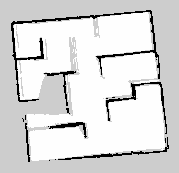
#> input picture mapcode/data/Maze2Trial3.pgm, 179 x 173 px, found by its file name
$ python maptomap.py
#> lines starting #> are read from the running program, lines starting #| are printed output that depends on the picture; long printed decimals are rounded
import cv2
import numpy as np
import matplotlib.pyplot as plt
import os

# Load the map
map_trial = "Maze2Trial3.pgm"
map_path = f'/home/nickwarren/RoboticsFinalProj/CS460HW4/mapcode/data/{map_trial}'  # Replace with your map file path


# Check if the file exists
if not os.path.exists(map_path):
    print(f"File not found: {map_path}")
    exit()

# Try to read the image
map_image = cv2.imread(map_path, cv2.IMREAD_UNCHANGED)
#> map_image is the input picture: shape (173, 179); min 0, max 254, mean 217.6

# If the map can't be read, show an error message
if map_image is None:
    print(f"Error: Unable to read the image file at {map_path}")
    exit()

# Verify the min and max values in the map
max_val = np.max(map_image)
#> max_val = 254
min_val = np.min(map_image)
#> min_val = 0
print(f"Max value: {max_val}")
#| Max value: 254
print(f"Min value: {min_val}")
#| Min value: 0

# Plot the histogram to help identify free space value
plt.hist(map_image.ravel(), bins=256, range=(0, 256))
plt.title("Pixel Value Distribution")
plt.xlabel("Pixel Value")
plt.ylabel("Frequency")

# Save the histogram plot to the source directory
histogram_path = os.path.join(os.path.dirname(map_path), f'{map_trial}_histogram.png')
plt.savefig(histogram_path)
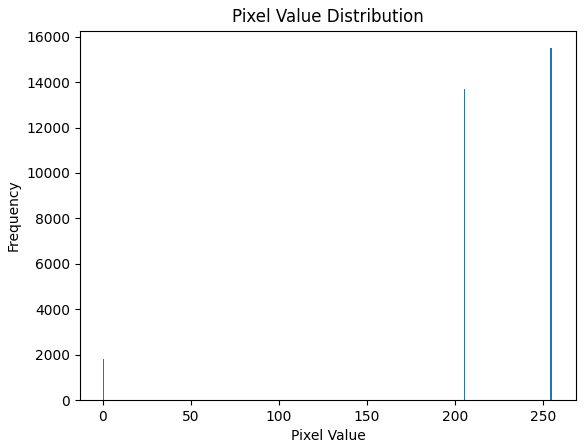
#> figure drawn by matplotlib, 1 panel; tallest bar 15490 high, from x = 254 to 255
print(f"Histogram saved to: {histogram_path}")

# Show the histogram plot
plt.show()

# Count the number of free cells (assuming free space value is 254)
free_space_value = 254
open_cells = np.sum(map_image == free_space_value)
#> open_cells = 15490
print(f"Number of open cells: {open_cells}")
#| Number of open cells: 15490

# Get the resolution from the map.yaml (replace with actual resolution)
resolution = 0.05  # change according to your map.yaml
cell_area = resolution ** 2

# Calculate the covered area
covered_area = open_cells * cell_area
#> covered_area = 38.73
print(f"Covered Area: {covered_area} m²")
#| Covered Area: 38.725 m²

# Visualize the map with the identified free space
plt.imshow(map_image, cmap='gray')
plt.colorbar()
plt.title("Map Visualization")

# Save the map visualization to the source directory
map_visualization_path = os.path.join(os.path.dirname(map_path), f'{map_trial}_visualization.png')
plt.savefig(map_visualization_path)
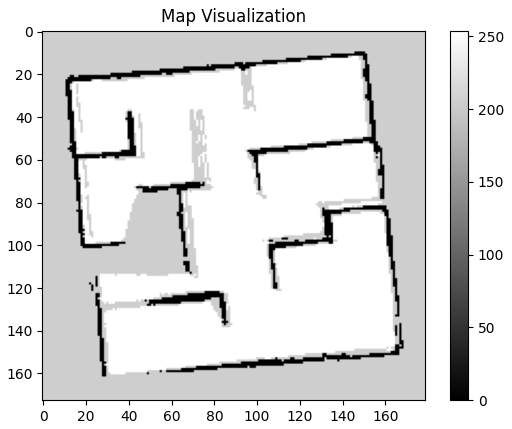
#> figure drawn by matplotlib, 2 panels
print(f"Map visualization saved to: {map_visualization_path}")

# Show the map visualization plot
plt.show()

$ run again, with mapcode/data/Maze2Trial2.pgm copied over mapcode/data/Maze2Trial3.pgm
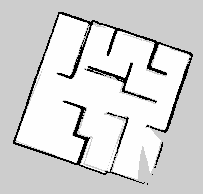
#> input picture mapcode/data/Maze2Trial2.pgm, 203 x 194 px, found by its file name
#> map_image is the input picture: shape (194, 203); min 0, max 254, mean 213.6
#> max_val = 254
#> min_val = 0
#| Max value: 254
#| Min value: 0
#> `plt.savefig(histogram_path)`:
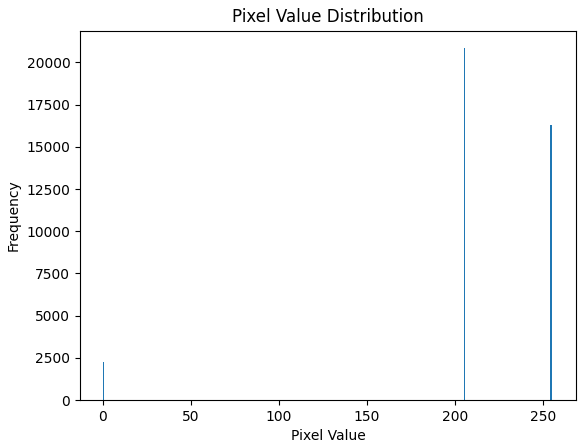
#> figure drawn by matplotlib, 1 panel; tallest bar 20836 high, from x = 205 to 206
#> open_cells = 16303
#| Number of open cells: 16303
#> covered_area = 40.76
#| Covered Area: 40.758 m²
#> `plt.savefig(map_visualization_path)`:
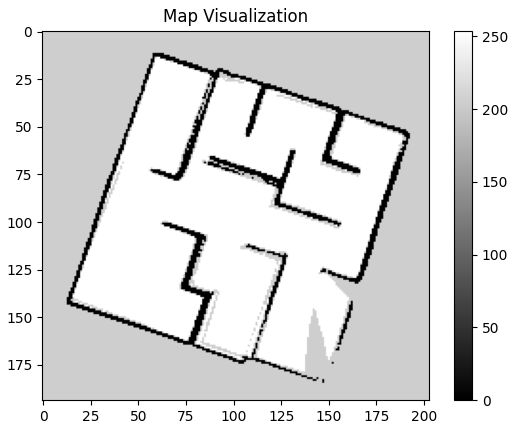
#> figure drawn by matplotlib, 2 panels

$ run again, with mapcode/data/MazeTrial1.pgm copied over mapcode/data/Maze2Trial3.pgm
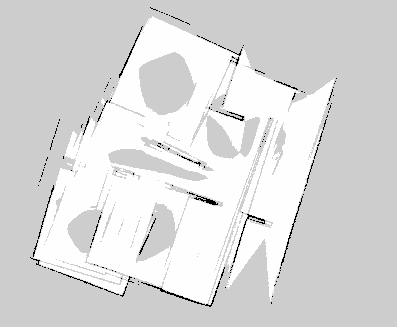
#> input picture mapcode/data/MazeTrial1.pgm, 397 x 327 px, found by its file name
#> map_image is the input picture: shape (327, 397); min 0, max 254, mean 218.6
#> max_val = 254
#> min_val = 0
#| Max value: 254
#| Min value: 0
#> `plt.savefig(histogram_path)`:
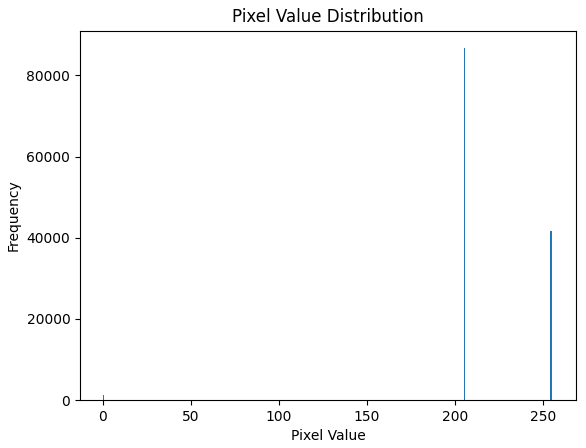
#> figure drawn by matplotlib, 1 panel; tallest bar 86680 high, from x = 205 to 206
#> open_cells = 41764
#| Number of open cells: 41764
#> covered_area = 104.4
#| Covered Area: 104.410 m²
#> `plt.savefig(map_visualization_path)`:
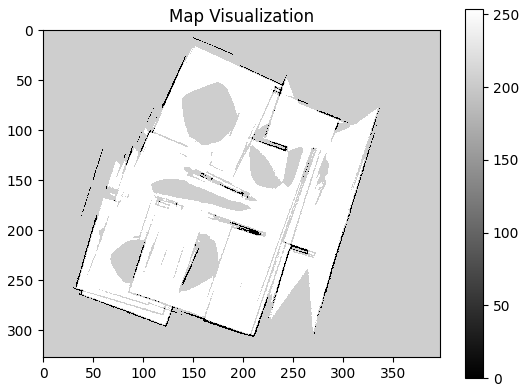
#> figure drawn by matplotlib, 2 panels

$ run again, with mapcode/data/MazeTrial2.pgm copied over mapcode/data/Maze2Trial3.pgm
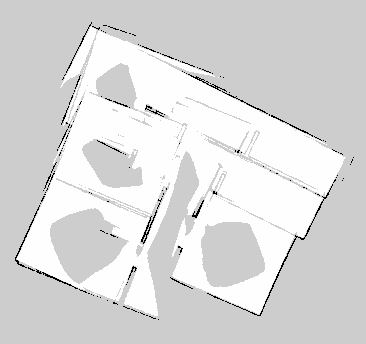
#> input picture mapcode/data/MazeTrial2.pgm, 366 x 344 px, found by its file name
#> map_image is the input picture: shape (344, 366); min 0, max 254, mean 218.4
#> max_val = 254
#> min_val = 0
#| Max value: 254
#| Min value: 0
#> `plt.savefig(histogram_path)`:
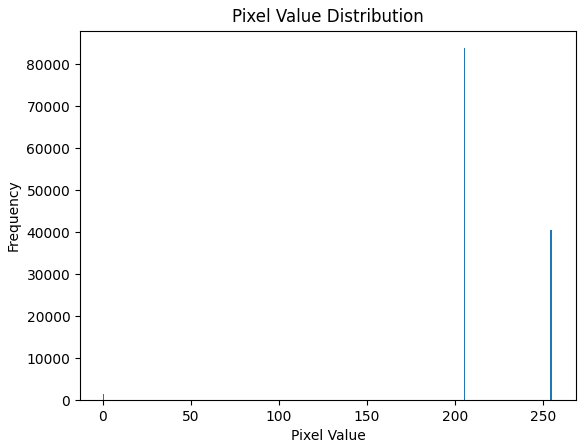
#> figure drawn by matplotlib, 1 panel; tallest bar 83880 high, from x = 205 to 206
#> open_cells = 40536
#| Number of open cells: 40536
#> covered_area = 101.3
#| Covered Area: 101.340 m²
#> `plt.savefig(map_visualization_path)`:
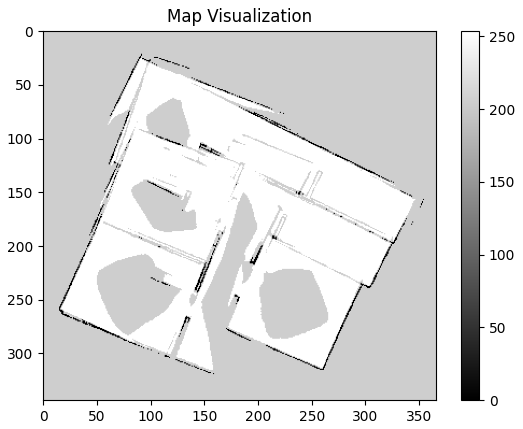
#> figure drawn by matplotlib, 2 panels
